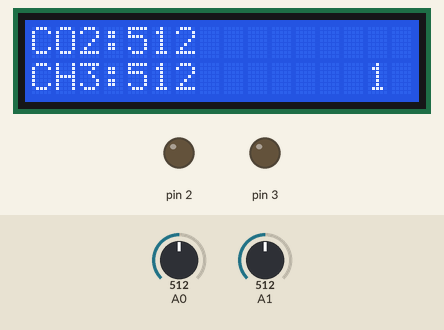
Simulated run of this sketch. Board: Arduino Uno, built with avr-gcc and run on an emulated ATmega328P. Shown: 16×2 character LCD, output pins drawn as LEDs (lit = HIGH). The inputs (shaded band) are chosen by the test bench; at power-on: A0 = 512, A1 = 512. What the sketch prints to the serial monitor is not drawn.

Above: at 2.2 s.
2.3 s: A0 set to 716
At 6.8 s:
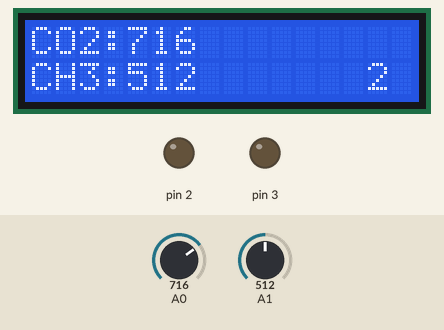
10.8 s: A1 set to 716
At 15.4 s:
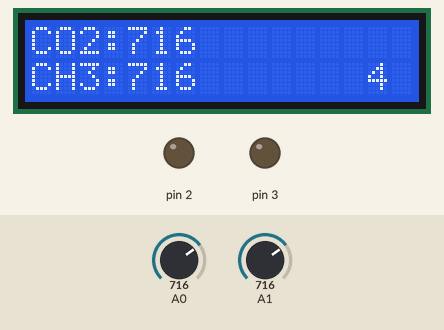
19.1 s: A0 set to 900
At 23.9 s:
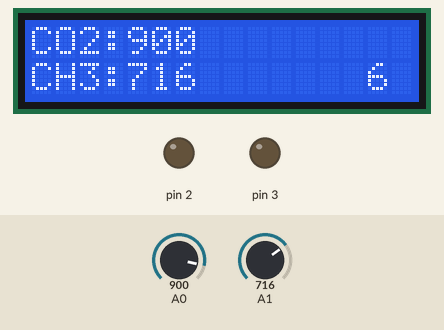
27.4 s: A1 set to 900
At 32.5 s:
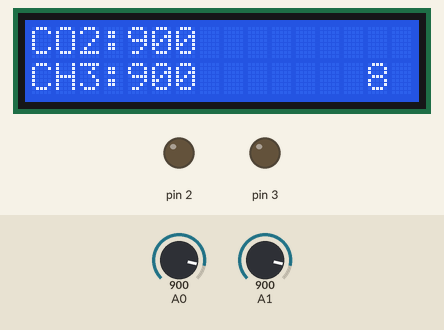
35.6 s: A0 set to 1023
At 43.8 s:
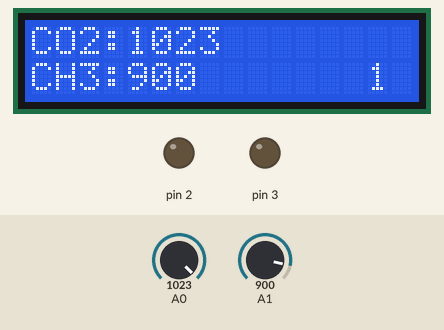
43.9 s: A1 set to 1023
At 48.4 s:
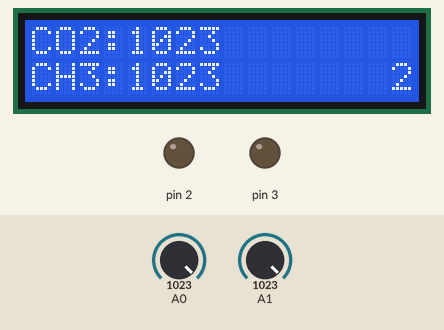
Timing chart, 0 to 49.9 s (numbered marks = the images above; inputs shaded):
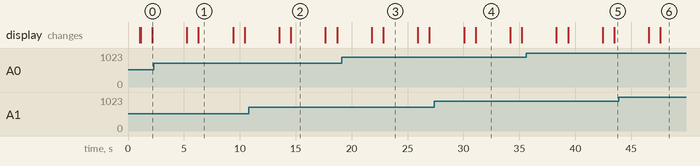

The sketch:

air_pollution.ino
```cpp
#include <LiquidCrystal.h>
const int rs = 13, en = 12, d4 = 11, d5 = 10, d6 = 9, d7 = 8;
LiquidCrystal lcd(rs, en, d4, d5, d6, d7);
int i=0;
int j=0;
int k=0;
int k1=0;
void setup()
{
pinMode(2,OUTPUT);
pinMode(3,OUTPUT);
Serial.begin(9600);
digitalWrite(2,LOW);
digitalWrite(3,LOW);
lcd.begin(16, 2);
lcd.print("AIR POLLUTION ");
lcd.setCursor(0, 1) ;
lcd.print("MONITORING");
delay(1000);
lcd.clear();
}

void loop()
{
  i++;

lcd.begin(16, 2);
lcd.print("AIR POLLUTION ");
lcd.setCursor(0, 1) ;
lcd.print("MONITORING");
delay(1030);
lcd.clear();
k=analogRead(A0);
k1=analogRead(A1);
lcd.setCursor(0,0);
lcd.print("CO2:");
lcd.print(k);
lcd.setCursor(0,1);
lcd.print("CH3:");
lcd.print(k1); lcd.print("       ");
lcd.print(i);
delay(3030);
  if((i%10)==0)
  {
Serial.print("CO2:");
Serial.println(k);
Serial.print("CH3:");
Serial.println(k1);
if(i>=10)
{
i=0;
}
}
  }
```

Measured:
- what the display in image 1 shows lasts 3.1 s, from 6.3 s to 9.4 s
